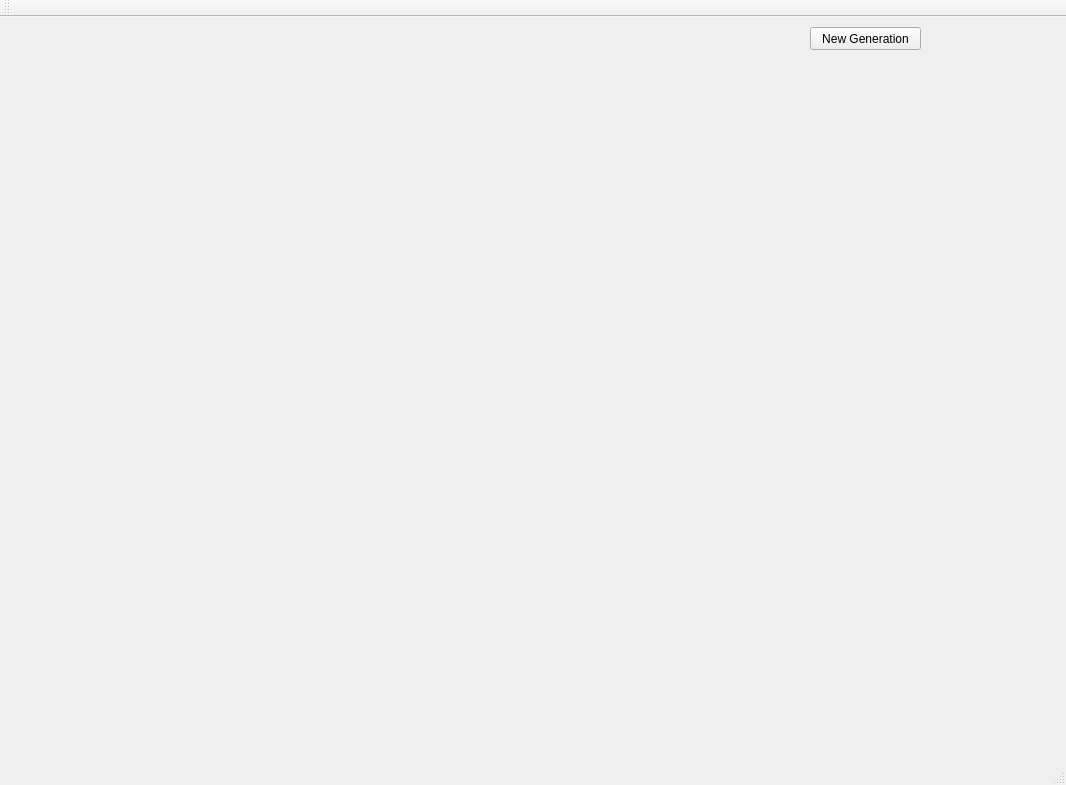
<?xml version="1.0" encoding="UTF-8"?>
<ui version="4.0">
 <class>MainWindow</class>
 <widget class="QMainWindow" name="MainWindow">
  <property name="geometry">
   <rect>
    <x>0</x>
    <y>0</y>
    <width>1066</width>
    <height>785</height>
   </rect>
  </property>
  <property name="windowTitle">
   <string>Snakes Visualisation</string>
  </property>
  <widget class="QWidget" name="centralWidget">
   <widget class="QWidget" name="horizontalLayoutWidget">
    <property name="geometry">
     <rect>
      <x>12</x>
      <y>10</y>
      <width>781</width>
      <height>721</height>
     </rect>
    </property>
    <layout class="QHBoxLayout" name="cellsLayout"/>
   </widget>
   <widget class="QPushButton" name="pushButton">
    <property name="geometry">
     <rect>
      <x>810</x>
      <y>10</y>
      <width>111</width>
      <height>23</height>
     </rect>
    </property>
    <property name="text">
     <string>New Generation</string>
    </property>
   </widget>
  </widget>
  <widget class="QMenuBar" name="menuBar">
   <property name="geometry">
    <rect>
     <x>0</x>
     <y>0</y>
     <width>1066</width>
     <height>21</height>
    </rect>
   </property>
  </widget>
  <widget class="QToolBar" name="mainToolBar">
   <attribute name="toolBarArea">
    <enum>TopToolBarArea</enum>
   </attribute>
   <attribute name="toolBarBreak">
    <bool>false</bool>
   </attribute>
  </widget>
  <widget class="QStatusBar" name="statusBar"/>
 </widget>
 <layoutdefault spacing="6" margin="11"/>
 <resources/>
 <connections/>
</ui>
